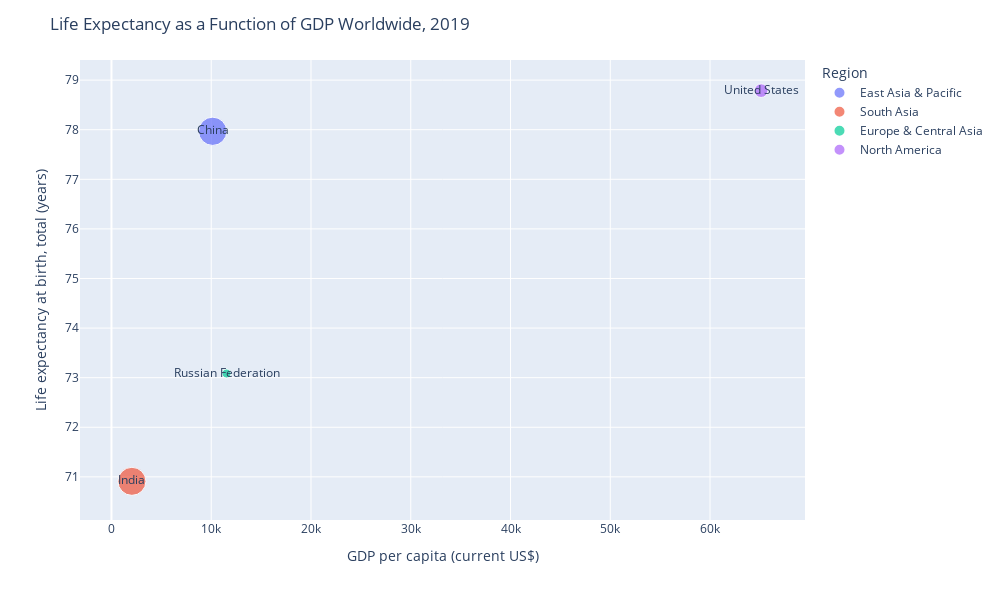

Notebook code for this chart:
### Markdown cell above
## Compare China, US, India, Russia

### Code cell
year_picked = 2019
df_4_countries = df3[df['Year'] == year_picked]
df_4_countries = df_4_countries[df_4_countries['Country Code'].isin(['USA',"IND", "CHN", "RUS"])]
df_4_countries.reset_index()
fig_4_countries = px.scatter(df_4_countries,x='GDP per capita (current US$)',y='Life expectancy at birth, total (years)',hover_data='Country', color='Region', size="Population, total", text='Country', width=1000,height=600)
fig_4_countries.update_layout(title_text=f' Life Expectancy as a Function of GDP Worldwide, {year_picked}')
fig_4_countries.show()

### Figure 1 — Plotly figure (JSON) as saved in the notebook; plotly's stock layout.template omitted (floating-point values rounded to 4 significant figures)
{"data": [{"customdata": [["China"]], "hovertemplate": "Region=East Asia & Pacific<br>GDP per capita (current US$)=%{x}<br>Life expectancy at birth, total (years)=%{y}<br>Population, total=%{marker.size}<br>Country=%{customdata[0]}<extra></extra>", "legendgroup": "East Asia & Pacific", "marker": {"color": "#636efa", "size": [1407745000], "sizemode": "area", "sizeref": 3519000.0, "symbol": "circle"}, "mode": "markers+text", "name": "East Asia & Pacific", "orientation": "v", "showlegend": true, "text": ["China"], "type": "scatter", "x": [10140.0], "xaxis": "x", "y": [77.97], "yaxis": "y"}, {"customdata": [["India"]], "hovertemplate": "Region=South Asia<br>GDP per capita (current US$)=%{x}<br>Life expectancy at birth, total (years)=%{y}<br>Population, total=%{marker.size}<br>Country=%{customdata[0]}<extra></extra>", "legendgroup": "South Asia", "marker": {"color": "#EF553B", "size": [1383112050], "sizemode": "area", "sizeref": 3519000.0, "symbol": "circle"}, "mode": "markers+text", "name": "South Asia", "orientation": "v", "showlegend": true, "text": ["India"], "type": "scatter", "x": [2050.0], "xaxis": "x", "y": [70.91], "yaxis": "y"}, {"customdata": [["Russian Federation"]], "hovertemplate": "Region=Europe & Central Asia<br>GDP per capita (current US$)=%{x}<br>Life expectancy at birth, total (years)=%{y}<br>Population, total=%{marker.size}<br>Country=%{customdata[0]}<extra></extra>", "legendgroup": "Europe & Central Asia", "marker": {"color": "#00cc96", "size": [144406261], "sizemode": "area", "sizeref": 3519000.0, "symbol": "circle"}, "mode": "markers+text", "name": "Europe & Central Asia", "orientation": "v", "showlegend": true, "text": ["Russian Federation"], "type": "scatter", "x": [11540.0], "xaxis": "x", "y": [73.08], "yaxis": "y"}, {"customdata": [["United States"]], "hovertemplate": "Region=North America<br>GDP per capita (current US$)=%{x}<br>Life expectancy at birth, total (years)=%{y}<br>Population, total=%{marker.size}<br>Country=%{customdata[0]}<extra></extra>", "legendgroup": "North America", "marker": {"color": "#ab63fa", "size": [328329953], "sizemode": "area", "sizeref": 3519000.0, "symbol": "circle"}, "mode": "markers+text", "name": "North America", "orientation": "v", "showlegend": true, "text": ["United States"], "type": "scatter", "x": [65120.0], "xaxis": "x", "y": [78.79], "yaxis": "y"}], "layout": {"height": 600, "legend": {"itemsizing": "constant", "title": {"text": "Region"}, "tracegroupgap": 0}, "margin": {"t": 60}, "title": {"text": " Life Expectancy as a Function of GDP Worldwide, 2019"}, "width": 1000, "xaxis": {"anchor": "y", "autorange": true, "domain": [0, 1], "range": [-3189.0, 69540.0], "title": {"text": "GDP per capita (current US$)"}, "type": "linear"}, "yaxis": {"anchor": "x", "autorange": true, "domain": [0, 1], "range": [70.13, 79.41], "title": {"text": "Life expectancy at birth, total (years)"}, "type": "linear"}}}
